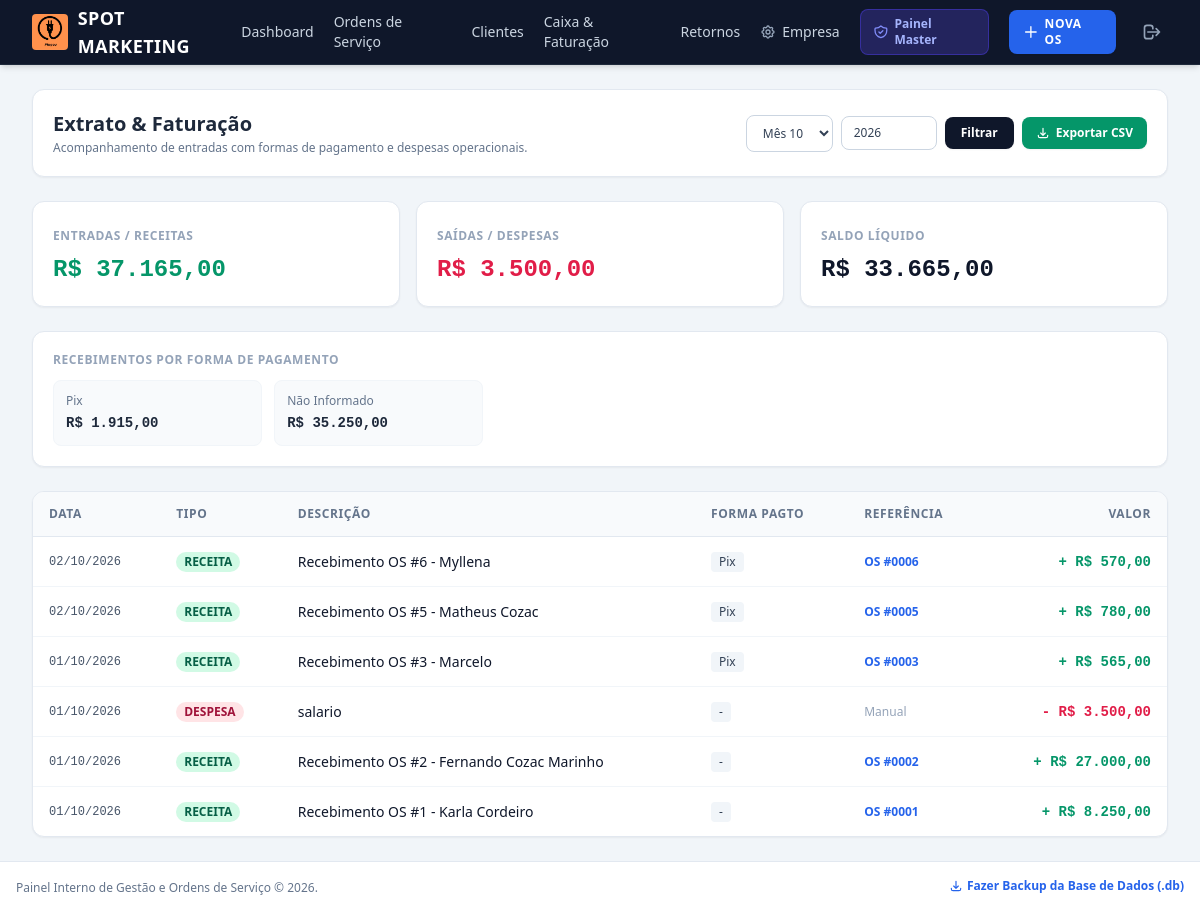
The app's page /financeiro (signed in) with its own data.
### models.py (models this page shows)
class Empresa(db.Model):
    __tablename__ = 'empresas'
    id = db.Column(db.Integer, primary_key=True)
    nome_empresa = db.Column(db.String(150), nullable=False, default="Minha Empresa")
    subtitulo = db.Column(db.String(200), default="Serviços Especializados e Atendimento Profissional")
    cnpj_cpf = db.Column(db.String(30), default="")
    telefone = db.Column(db.String(30), default="")
    whatsapp = db.Column(db.String(30), default="")
    endereco = db.Column(db.String(200), default="")
    cidade_uf = db.Column(db.String(100), default="")
    logo_filename = db.Column(db.String(255), default="logo.png")
    mensagem_rodape = db.Column(db.String(255), default="Agradecemos a preferência! Volte sempre.")
    email = db.Column(db.String(120), unique=True, nullable=False)
    senha_hash = db.Column(db.String(255), nullable=False)
    data_criacao = db.Column(db.Date, default=date.today)
    is_admin = db.Column(db.Boolean, default=False)
    status_assinatura = db.Column(db.String(20), default='PENDENTE') # 'ATIVO', 'PENDENTE', 'BLOQUEADO'
    data_validade = db.Column(db.Date, nullable=True)
    observacoes_admin = db.Column(db.Text, default="")
    chave_pix = db.Column(db.String(100), default="nandocozac@gmail.com")
    titular_pix = db.Column(db.String(100), default="Fernando Cozac")
    valor_mensalidade = db.Column(db.Float, default=29.90)
    valor_anual = db.Column(db.Float, default=249.90)
    clientes = db.relationship('Cliente', backref='empresa', lazy=True)
    ordens_servico = db.relationship('OrdemServico', backref='empresa', lazy=True)
    transacoes = db.relationship('Transacao', backref='empresa', lazy=True)

class Transacao(db.Model):
    __tablename__ = 'transacoes'
    id = db.Column(db.Integer, primary_key=True)
    empresa_id = db.Column(db.Integer, db.ForeignKey('empresas.id'), nullable=True)
    tipo = db.Column(db.String(10), nullable=False) # 'RECEITA' ou 'DESPESA'
    descricao = db.Column(db.String(200), nullable=False)
    valor = db.Column(db.Float, nullable=False)
    forma_pagamento = db.Column(db.String(30), nullable=True)
    data_movimento = db.Column(db.Date, default=date.today)
    os_id = db.Column(db.Integer, db.ForeignKey('ordens_servico.id'), nullable=True)

### app.py (the view)
@app.route('/financeiro')
@login_required
def relatorio_financeiro():
    hoje = date.today()
    mes_selecionado = int(request.args.get('mes', hoje.month))
    ano_selecionado = int(request.args.get('ano', hoje.year))
    transacoes = Transacao.query.filter(
        Transacao.empresa_id == g.empresa.id,
        db.extract('month', Transacao.data_movimento) == mes_selecionado,
        db.extract('year', Transacao.data_movimento) == ano_selecionado
    ).order_by(Transacao.data_movimento.desc(), Transacao.id.desc()).all()
    total_receitas = sum(t.valor for t in transacoes if t.tipo == 'RECEITA')
    total_despesas = sum(t.valor for t in transacoes if t.tipo == 'DESPESA')
    resultado_liquido = total_receitas - total_despesas
    totais_pagamento = {}
    for t in transacoes:
        if t.tipo == 'RECEITA':
            fp = t.forma_pagamento or 'Não Informado'
            totais_pagamento[fp] = round(totais_pagamento.get(fp, 0.0) + t.valor, 2)
    return render_template(
        'financeiro.html',
        transacoes=transacoes,
        total_receitas=total_receitas,
        total_despesas=total_despesas,
        resultado_liquido=resultado_liquido,
        totais_pagamento=totais_pagamento,
        mes_atual=mes_selecionado,
        ano_atual=ano_selecionado
    )

### templates/financeiro.html (shortened to what this page needs)
{% extends 'base.html' %}
{% block content %}
<div class="space-y-6">
    <div
        class="flex flex-col md:flex-row justify-between items-start md:items-center gap-4 bg-white p-5 rounded-xl shadow-sm border border-slate-200">
        <div>
            <h1 class="text-xl font-bold text-slate-800">Extrato & Faturação</h1>
            <p class="text-xs text-slate-500 mt-0.5">Acompanhamento de entradas com formas de pagamento e despesas
                operacionais.</p>
        </div>
        <div class="flex flex-wrap items-center gap-2 w-full md:w-auto">
            <form method="GET" action="{{ url_for('relatorio_financeiro') }}" class="flex items-center gap-2">
                <select name="mes"
                    class="border border-slate-300 rounded-lg px-3 py-2 text-xs bg-white text-slate-700 outline-none focus:ring-2 focus:ring-blue-500">
                    {% for m in range(1, 13) %}
                    <option value="{{ m }}" {% if m==mes_atual %}selected{% endif %}>
                        Mês {{ "%02d"|format(m) }}
                    </option>
                    {% endfor %}
                </select>
                <input type="number" name="ano" value="{{ ano_atual }}"
                    class="border border-slate-300 rounded-lg px-3 py-2 text-xs text-slate-700 w-24 outline-none focus:ring-2 focus:ring-blue-500">
                <button type="submit"
                    class="bg-slate-900 hover:bg-slate-800 text-white text-xs font-semibold px-4 py-2 rounded-lg transition shadow-sm">
                    Filtrar
                </button>
            </form>
            <a href="{{ url_for('exportar_financeiro', mes=mes_atual, ano=ano_atual) }}"
                class="inline-flex items-center gap-1.5 bg-emerald-600 hover:bg-emerald-700 text-white text-xs font-semibold px-3.5 py-2 rounded-lg transition shadow-sm">
                <svg class="w-3.5 h-3.5" fill="none" stroke="currentColor" viewBox="0 0 24 24">
                    <path stroke-linecap="round" stroke-linejoin="round" stroke-width="2"
                        d="M4 16v1a3 3 0 003 3h10a3 3 0 003-3v-1m-4-4l-4 4m0 0l-4-4m4 4V4" />
                </svg>
                Exportar CSV
            </a>
        </div>
    </div>
    <div class="grid grid-cols-1 md:grid-cols-3 gap-4">
        <div class="bg-white p-5 rounded-xl shadow-sm border border-slate-200">
            <span class="text-xs uppercase font-bold text-slate-400 tracking-wider">Entradas / Receitas</span>
            <div class="text-2xl font-bold mt-2 text-emerald-600 font-mono">R$ {{ total_receitas|moeda }}</div>
        </div>
        <div class="bg-white p-5 rounded-xl shadow-sm border border-slate-200">
            <span class="text-xs uppercase font-bold text-slate-400 tracking-wider">Saídas / Despesas</span>
            <div class="text-2xl font-bold mt-2 text-rose-600 font-mono">R$ {{ total_despesas|moeda }}</div>
        </div>
        <div class="bg-white p-5 rounded-xl shadow-sm border border-slate-200">
            <span class="text-xs uppercase font-bold text-slate-400 tracking-wider">Saldo Líquido</span>
            <div
                class="text-2xl font-bold mt-2 font-mono {% if resultado_liquido >= 0 %}text-slate-900{% else %}text-rose-600{% endif %}">
                R$ {{ resultado_liquido|moeda }}
            </div>
        </div>
    </div>
    {% if totais_pagamento %}
    <div class="bg-white p-5 rounded-xl shadow-sm border border-slate-200">
        <h2 class="text-xs font-bold uppercase tracking-wider text-slate-400 mb-3">Recebimentos por Forma de Pagamento
        </h2>
        <div class="grid grid-cols-2 sm:grid-cols-3 md:grid-cols-5 gap-3">
            {% for forma, valor in totais_pagamento.items() %}
            <div class="bg-slate-50 p-3 rounded-lg border border-slate-100">
                <span class="text-xs text-slate-500 font-medium block">{{ forma }}</span>
                <span class="text-sm font-mono font-bold text-slate-800">R$ {{ valor|moeda }}</span>
            </div>
            {% endfor %}
        </div>
    </div>
    {% endif %}
    <div class="bg-white rounded-xl shadow-sm border border-slate-200 overflow-hidden">
        <div class="overflow-x-auto">
            <table class="w-full text-left text-sm">
                <thead
                    class="bg-slate-50 text-slate-500 border-b border-slate-200 text-xs font-semibold uppercase tracking-wider">
                    <tr>
                        <th class="py-3.5 px-4">Data</th>
                        <th class="py-3.5 px-4">Tipo</th>
                        <th class="py-3.5 px-4">Descrição</th>
                        <th class="py-3.5 px-4">Forma Pagto</th>
                        <th class="py-3.5 px-4">Referência</th>
                        <th class="py-3.5 px-4 text-right">Valor</th>
                    </tr>
                </thead>
                <tbody class="divide-y divide-slate-100">
                    {% for t in transacoes %}
                    <tr class="hover:bg-slate-50/80 transition">
                        <td class="py-3.5 px-4 text-slate-600 text-xs font-mono">
                            {{ t.data_movimento|data_br }}
                        </td>
                        <td class="py-3.5 px-4">
                            <span
                                class="inline-flex items-center px-2 py-0.5 rounded-full text-xs font-semibold {% if t.tipo == 'RECEITA' %}bg-emerald-100 text-emerald-800{% else %}bg-rose-100 text-rose-800{% endif %}">
                                {{ t.tipo }}
                            </span>
                        </td>
                        <td class="py-3.5 px-4 font-medium text-slate-900">
                            {{ t.descricao }}
                        </td>
                        <td class="py-3.5 px-4 text-xs font-medium text-slate-600">
                            <span class="inline-block bg-slate-100 text-slate-700 px-2 py-0.5 rounded">
                                {{ t.forma_pagamento or '-' }}
                            </span>
                        </td>
                        <td class="py-3.5 px-4 text-xs text-slate-500">
                            {% if t.os_id %}
                            <a href="{{ url_for('ver_os', os_id=t.os_id) }}"
                                class="text-blue-600 font-semibold hover:underline">
                                OS #{{ "%04d"|format(t.os_id) }}
                            </a>
                            {% else %}
                            <span class="text-slate-400">Manual</span>
                            {% endif %}
                        </td>
                        <td
                            class="py-3.5 px-4 text-right font-mono font-semibold {% if t.tipo == 'RECEITA' %}text-emerald-600{% else %}text-rose-600{% endif %}">
                            {% if t.tipo == 'RECEITA' %}+{% else %}-{% endif %} R$ {{ t.valor|moeda }}
                        </td>
                    </tr>
                    {% else %}
                    <tr>
                        <td colspan="6" class="py-10 text-center text-slate-400 text-xs">
                            Nenhuma movimentação financeira registrada para este mês.
                        </td>
                    </tr>
                    {% endfor %}
                </tbody>
            </table>
        </div>
    </div>
</div>
{% endblock %}

### templates/base.html (shortened to what this page needs)
<!DOCTYPE html>
<html lang="pt-BR">
<head>
    <script src="https://cdn.tailwindcss.com"></script>
</head>
<body class="bg-slate-100 text-slate-900 min-h-screen flex flex-col font-sans antialiased">
    <header class="bg-slate-900 text-white shadow-md border-b border-slate-800 no-print sticky top-0 z-50">
        <div class="max-w-7xl mx-auto px-4 sm:px-6 lg:px-8">
            <div class="flex items-center justify-between h-16">
                <div class="flex items-center gap-3">
                    <a href="{{ url_for('dashboard') }}"
                        class="flex items-center gap-2.5 font-bold text-lg tracking-wide hover:text-blue-400 transition">
                        <img src="{{ url_for('static', filename=empresa.logo_filename or 'logo.png') }}" alt="{{ empresa.nome_empresa }}"
                            class="h-9 w-auto max-w-[140px] object-contain rounded"
                            onerror="this.style.display='none'; this.nextElementSibling.style.display='inline-flex';">
                        <span>{{ empresa.nome_empresa }}</span>
                    </a>
                </div>
                <nav class="hidden md:flex items-center gap-5 text-sm font-medium">
                    {% if empresa %}
                    <a href="{{ url_for('dashboard') }}" class="text-slate-300 hover:text-white transition">
                        Dashboard
                    </a>
                    <a href="{{ url_for('lista_os') }}" class="text-slate-300 hover:text-white transition">
                        Ordens de Serviço
                    </a>
                    <a href="{{ url_for('lista_clientes') }}" class="text-slate-300 hover:text-white transition">
                        Clientes
                    </a>
                    <a href="{{ url_for('relatorio_financeiro') }}" class="text-slate-300 hover:text-white transition">
                        Caixa & Faturação
                    </a>
                    <a href="{{ url_for('retornos_preventivos') }}" class="text-slate-300 hover:text-white transition">
                        Retornos
                    </a>
                    <a href="{{ url_for('configuracoes_empresa') }}" class="text-slate-300 hover:text-white transition flex items-center gap-1.5">
                        Empresa
                    </a>
                    {% if empresa.is_admin %}
                    <a href="{{ url_for('admin_empresas') }}" class="text-indigo-300 hover:text-white transition flex items-center gap-1.5 bg-indigo-900/60 px-3 py-1.5 rounded-lg border border-indigo-700/60 text-xs font-bold shadow-xs">
                        Painel Master
                    </a>
                    {% endif %}
                    <a href="{{ url_for('nova_os') }}"
                        class="inline-flex items-center gap-1.5 bg-blue-600 hover:bg-blue-500 text-white font-semibold px-3.5 py-1.5 rounded-lg shadow-sm text-xs uppercase tracking-wider transition">
                        <svg class="w-4 h-4" fill="none" stroke="currentColor" viewBox="0 0 24 24">
                            <path stroke-linecap="round" stroke-linejoin="round" stroke-width="2" d="M12 4v16m8-8H4" />
                        </svg>
                        Nova OS
                    </a>
                    <a href="{{ url_for('logout') }}" title="Sair da Conta"
                        class="text-slate-400 hover:text-rose-400 transition p-1.5 rounded-lg hover:bg-slate-800">
                        <svg class="w-5 h-5" fill="none" stroke="currentColor" viewBox="0 0 24 24">
                            <path stroke-linecap="round" stroke-linejoin="round" stroke-width="2" d="M17 16l4-4m0 0l-4-4m4 4H7m6 4v1a3 3 0 01-3 3H6a3 3 0 01-3-3V7a3 3 0 013-3h4a3 3 0 013 3v1" />
                        </svg>
                    </a>
                    {% else %}
                    <a href="{{ url_for('login') }}" class="text-slate-300 hover:text-white transition">Entrar</a>
                    <a href="{{ url_for('cadastro') }}" class="bg-blue-600 text-white px-3 py-1.5 rounded-lg text-xs font-bold">Criar Conta</a>
                    {% endif %}
                </nav>
            </div>
        </div>
    </header>
    <main class="flex-1 max-w-7xl w-full mx-auto px-4 sm:px-6 lg:px-8 py-6">
        {% block content %}{% endblock %}
    </main>
    <footer class="bg-white border-t border-slate-200 py-4 text-center text-xs text-slate-500 no-print mt-auto">
        <div class="max-w-7xl mx-auto px-4 flex flex-col sm:flex-row items-center justify-between gap-2">
            <span>Painel Interno de Gestão e Ordens de Serviço &copy; 2026.</span>
            <div>
                <a href="{{ url_for('backup_banco') }}"
                    class="text-blue-600 hover:text-blue-800 font-semibold hover:underline inline-flex items-center gap-1">
                    <svg class="w-3.5 h-3.5" fill="none" stroke="currentColor" viewBox="0 0 24 24">
                        <path stroke-linecap="round" stroke-linejoin="round" stroke-width="2"
                            d="M4 16v1a3 3 0 003 3h10a3 3 0 003-3v-1m-4-4l-4 4m0 0l-4-4m4 4V4" />
                    </svg>
                    Fazer Backup da Base de Dados (.db)
                </a>
            </div>
        </div>
    </footer>
</body>
</html>

### records on screen
Empresa: logo_filename (picture), nome_empresa "SPOT MARKETING"
Transacao: forma_pagamento "Pix", valor "1.915,00", data_movimento|data_br "02/10/2026", tipo "RECEITA", descricao "Recebimento OS #6 - Myllena", os_id "0006", valor|moeda "570,00"
Transacao: data_movimento|data_br "02/10/2026", tipo "RECEITA", descricao "Recebimento OS #5 - Matheus Cozac", forma_pagamento "Pix", os_id "0005", valor|moeda "780,00"
Transacao: data_movimento|data_br "01/10/2026", tipo "RECEITA", descricao "Recebimento OS #3 - Marcelo", forma_pagamento "Pix", os_id "0003", valor|moeda "565,00"
Transacao: data_movimento|data_br "01/10/2026", tipo "DESPESA", descricao "salario", forma_pagamento "-", shows "Manual", valor|moeda "3.500,00"
Transacao: data_movimento|data_br "01/10/2026", tipo "RECEITA", descricao "Recebimento OS #2 - Fernando Cozac Marinho", forma_pagamento "-", os_id "0002", valor|moeda "27.000,00"
Transacao: data_movimento|data_br "01/10/2026", tipo "RECEITA", descricao "Recebimento OS #1 - Karla Cordeiro", forma_pagamento "-", os_id "0001", valor|moeda "8.250,00"

### other values on screen
{{ total_receitas|moeda }} "37.165,00"
{{ total_despesas|moeda }} "3.500,00"
{{ resultado_liquido|moeda }} "33.665,00"
{{ valor|moeda }} "35.250,00"
